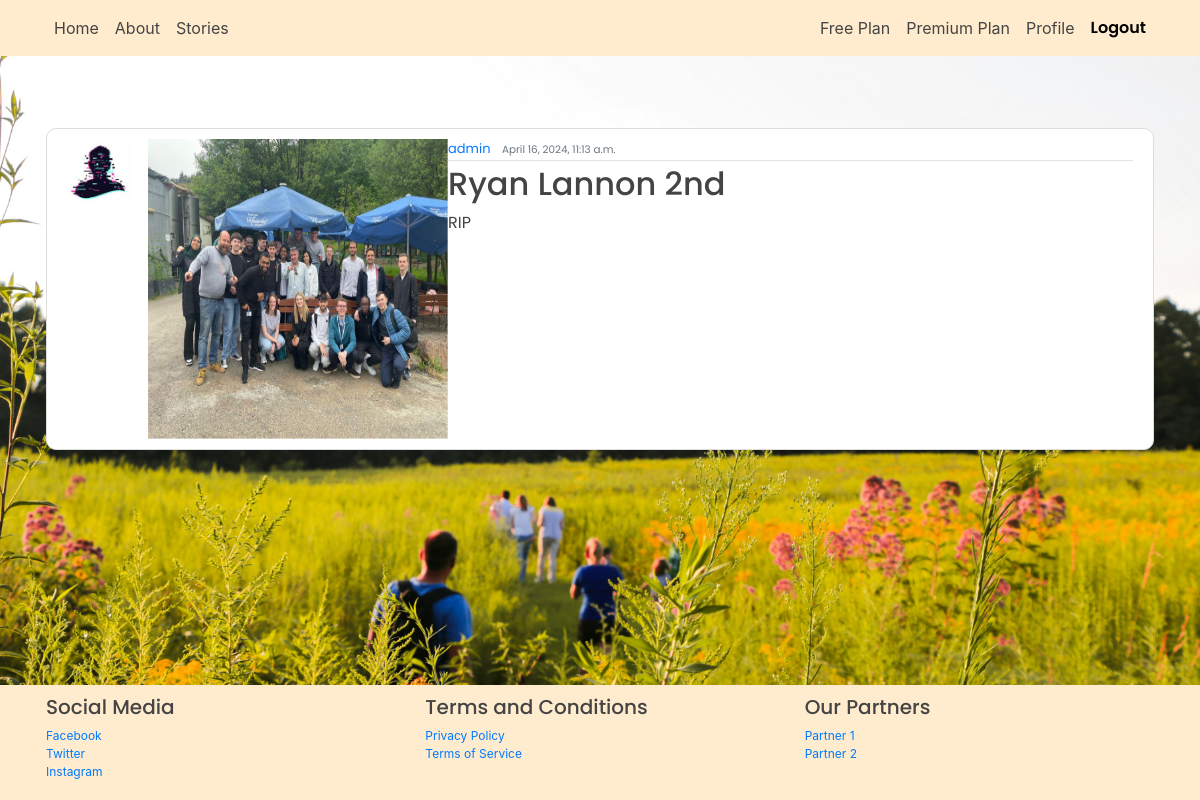
Page /post/34/ (signed in) on the committed database.
### blog/models.py (models this page shows, shortened)
class Post(models.Model):
    title = models.CharField(max_length=200)
    content = models.TextField()
    date_posted = models.DateTimeField(default=timezone.now)
    author = models.ForeignKey(User, on_delete=models.CASCADE)
    image = models.ImageField(upload_to='post_images', blank=True, null=True)

### users/models.py (models this page shows, shortened)
class Profile(models.Model):
    user = models.OneToOneField(User, on_delete=models.CASCADE)
    image = models.ImageField(default='default.jpg', upload_to='profile_pics')

### blog/views.py (the view)
# urls.py: path('post/<int:pk>/', PostDetailView.as_view(), name="blog-detail"),
class PostDetailView(LoginRequiredMixin, DetailView):
    model = Post

### blog/templatetags/payment_tags.py (called while the page is built)
@register.filter(name='has_payment')
def has_payment(user):
    if user.is_authenticated:
        return Payment.objects.filter(user=user).exists()
    return False

### blog/templates/blog/post_detail.html (shortened to what this page needs)
{% extends 'blog/base.html' %}
{% block content %}
        <article class="media content-section">
            <img class="rounded-cirlce article-img" src="{{ object.author.profile.image.url }}" alt="">
            {% if object.image %}
            <img src="{{ object.image.url }}" alt="" height="300" width="300">
        {% endif %}
            <div class="media-body">
              <div class="article-metadata">
                <a class="mr-2" href="#">{{ object.author }}</a>
                <small class="text-muted">{{ object.date_posted }}</small> <br>
              </div>
              <h2><a class="article-title" href="#">{{ object.title }}</a></h2>
              <p class="article-content">{{ object.content }}</p>
            </div>
            <br>
          </article>
{% endblock content %}

### blog/static/blog/main.css (style rules this page uses)
body { background-color: beige; background-image: url('/media/image2.jpg'); background-size: cover; background-position: center; overflow-y: auto; margin-top: 5rem; }
h1, h2, h3, h4, h5, h6, p { color: #444444; font-family: 'Poppins', sans-serif; }
.content-section { background: #ffffff; border-radius: 20px; padding: 10px 20px; border: 1px solid #dddddd; border-radius: 10px; margin-bottom: 50px; }
.article-title { color: #444444; }
.article-content { white-space: pre-line; }
.article-img { height: 65px; width: 65px; margin-right: 16px; }
.article-metadata { font-family: 'Poppins', sans-serif; padding-bottom: 1px; margin-bottom: 4px; font-size: 13px; border-bottom: 1px solid #e3e3e3 }

### blog/templates/blog/base.html (style rules this page uses)
html { position: relative; min-height: 100%; }
body { margin-bottom: 100px; }

### rows in the picture
Post: author.profile.image (placeholder picture), image (picture), author "admin", date_posted "April 16, 2024, 11:13 a.m.", title "Ryan Lannon 2nd", content "RIP"
